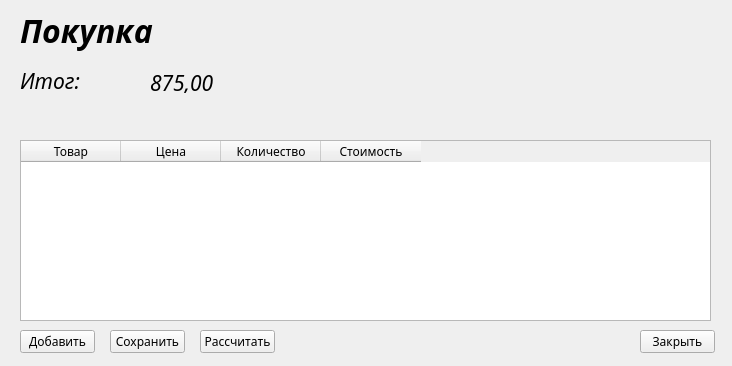
<?xml version="1.0" encoding="UTF-8"?>
<ui version="4.0">
 <class>MainWindow</class>
 <widget class="QMainWindow" name="MainWindow">
  <property name="geometry">
   <rect>
    <x>0</x>
    <y>0</y>
    <width>732</width>
    <height>366</height>
   </rect>
  </property>
  <property name="minimumSize">
   <size>
    <width>732</width>
    <height>366</height>
   </size>
  </property>
  <property name="maximumSize">
   <size>
    <width>732</width>
    <height>366</height>
   </size>
  </property>
  <property name="font">
   <font>
    <family>Angsana New</family>
    <weight>50</weight>
    <bold>false</bold>
   </font>
  </property>
  <property name="windowTitle">
   <string>MainWindow</string>
  </property>
  <widget class="QWidget" name="centralwidget">
   <widget class="QLabel" name="label">
    <property name="geometry">
     <rect>
      <x>20</x>
      <y>10</y>
      <width>201</width>
      <height>41</height>
     </rect>
    </property>
    <property name="font">
     <font>
      <family>Adobe Clean SemiCondensed</family>
      <pointsize>24</pointsize>
      <weight>75</weight>
      <italic>true</italic>
      <bold>true</bold>
     </font>
    </property>
    <property name="text">
     <string>Покупка</string>
    </property>
   </widget>
   <widget class="QLabel" name="label_2">
    <property name="geometry">
     <rect>
      <x>20</x>
      <y>70</y>
      <width>71</width>
      <height>21</height>
     </rect>
    </property>
    <property name="font">
     <font>
      <family>Adobe Clean Medium</family>
      <pointsize>16</pointsize>
      <weight>50</weight>
      <italic>true</italic>
      <bold>false</bold>
     </font>
    </property>
    <property name="text">
     <string>Итог:</string>
    </property>
   </widget>
   <widget class="QLabel" name="label_3">
    <property name="geometry">
     <rect>
      <x>150</x>
      <y>72</y>
      <width>201</width>
      <height>21</height>
     </rect>
    </property>
    <property name="font">
     <font>
      <family>Adobe Clean Medium</family>
      <pointsize>16</pointsize>
      <weight>50</weight>
      <italic>true</italic>
      <bold>false</bold>
     </font>
    </property>
    <property name="text">
     <string>875,00</string>
    </property>
   </widget>
   <widget class="QTableWidget" name="tableWidget">
    <property name="geometry">
     <rect>
      <x>20</x>
      <y>140</y>
      <width>691</width>
      <height>181</height>
     </rect>
    </property>
    <property name="sortingEnabled">
     <bool>true</bool>
    </property>
    <column>
     <property name="text">
      <string>Товар</string>
     </property>
    </column>
    <column>
     <property name="text">
      <string>Цена</string>
     </property>
    </column>
    <column>
     <property name="text">
      <string>Количество</string>
     </property>
    </column>
    <column>
     <property name="text">
      <string>Стоимость</string>
     </property>
    </column>
   </widget>
   <widget class="QPushButton" name="pushButton_add">
    <property name="geometry">
     <rect>
      <x>20</x>
      <y>330</y>
      <width>75</width>
      <height>23</height>
     </rect>
    </property>
    <property name="text">
     <string>Добавить</string>
    </property>
   </widget>
   <widget class="QPushButton" name="pushButton_close">
    <property name="geometry">
     <rect>
      <x>640</x>
      <y>330</y>
      <width>75</width>
      <height>23</height>
     </rect>
    </property>
    <property name="text">
     <string>Закрыть</string>
    </property>
   </widget>
   <widget class="QPushButton" name="pushButton_save">
    <property name="geometry">
     <rect>
      <x>110</x>
      <y>330</y>
      <width>75</width>
      <height>23</height>
     </rect>
    </property>
    <property name="text">
     <string>Сохранить</string>
    </property>
   </widget>
   <widget class="QPushButton" name="pushButton_count">
    <property name="geometry">
     <rect>
      <x>200</x>
      <y>330</y>
      <width>75</width>
      <height>23</height>
     </rect>
    </property>
    <property name="text">
     <string>Рассчитать</string>
    </property>
   </widget>
  </widget>
 </widget>
 <resources/>
 <connections/>
</ui>
